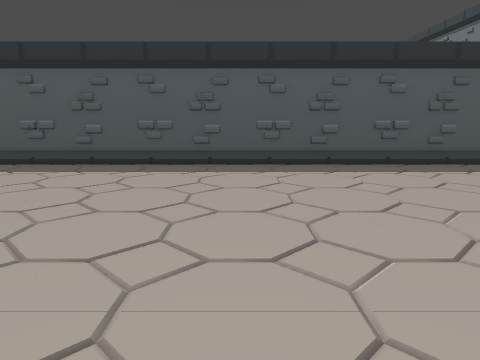
view 1 (above)

16 first-person views from a walk through a 3-D level made in the Godot game engine. The camera is 1.5 m above the floor, tilts 10° down and sees 70° across. The floor is counted in squares, 1 m on a side. Each view is taken from the middle of a square. On the plan, view 1 faces up. The plan holds only what a view shows up to about 16 squares ahead; the rest is blank. The place goes on beyond the plan.

view 2
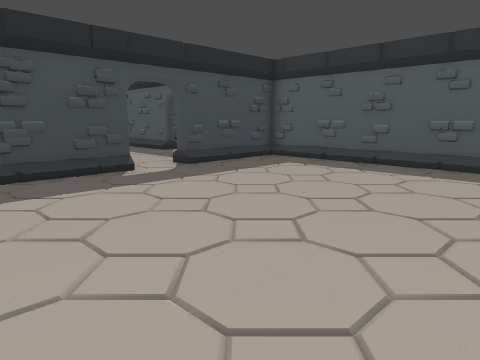

view 3
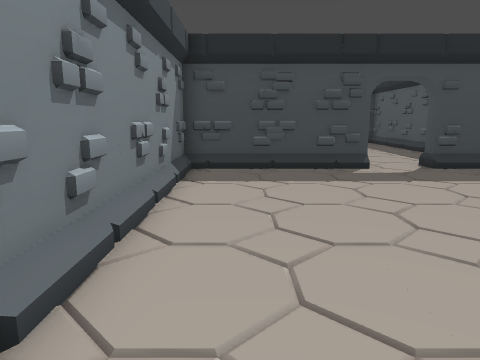

view 4
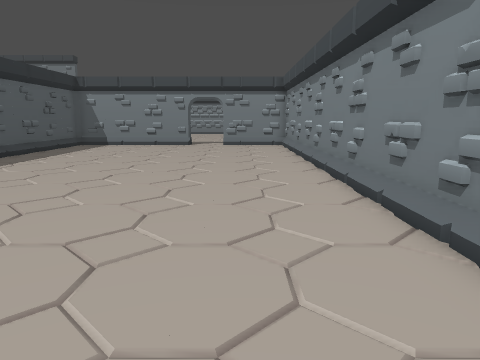

view 5
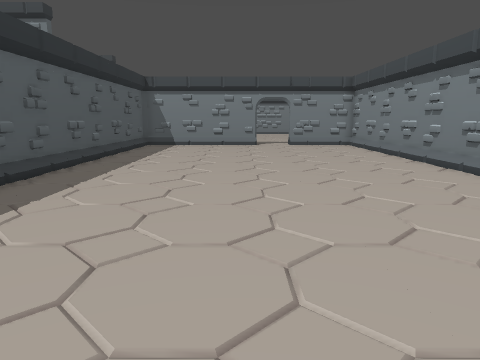

view 6
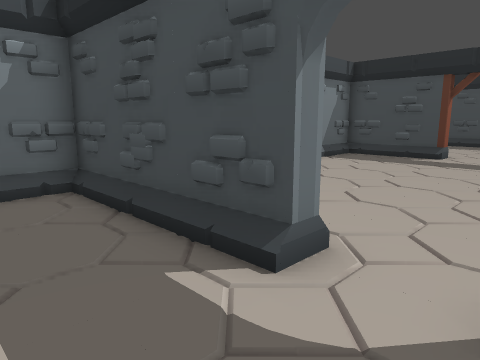

view 7
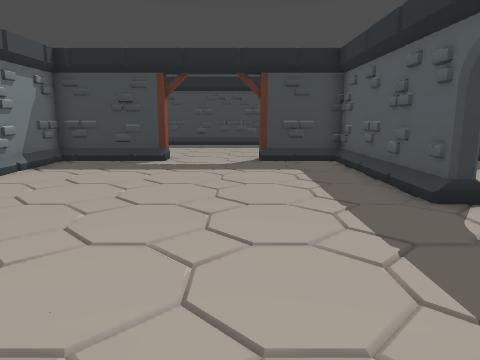

view 8
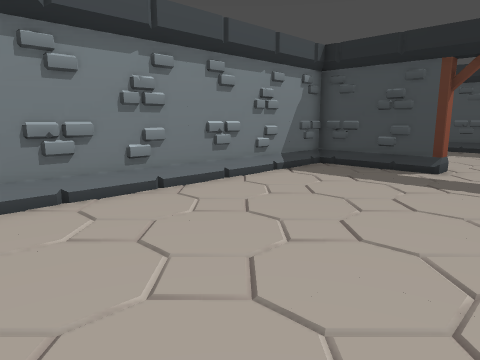

view 9
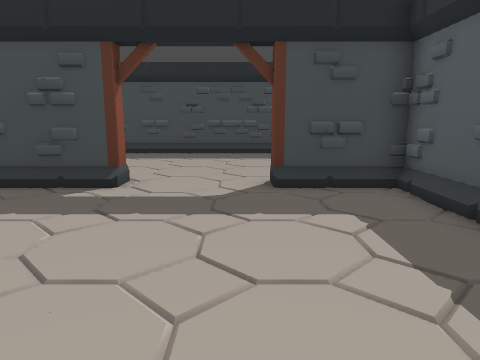

view 10
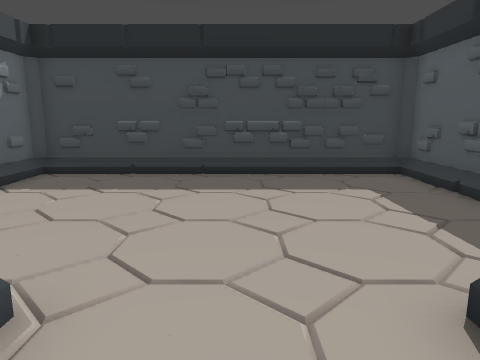

view 11
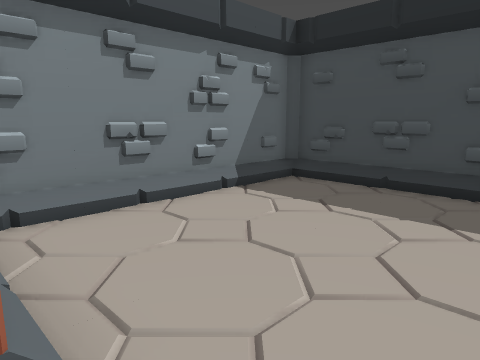

view 12
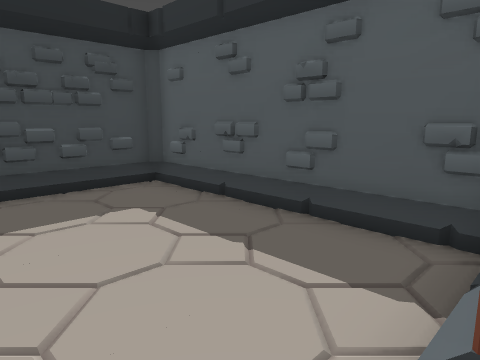

view 13
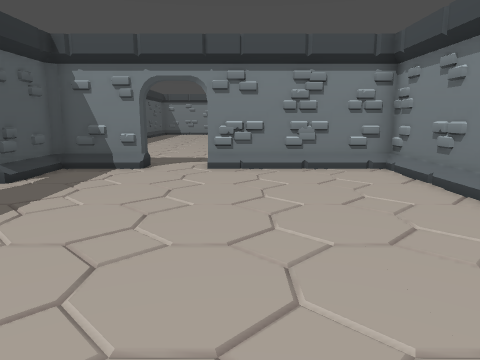

view 14
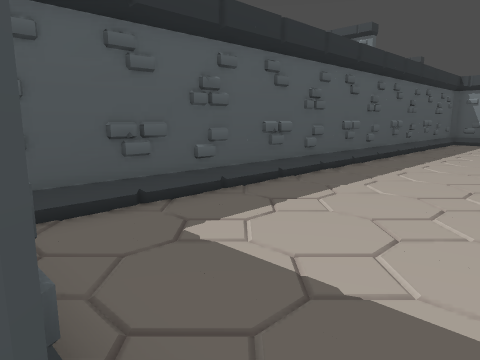

view 15
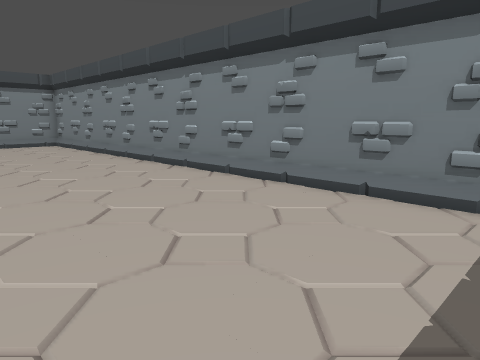

view 16
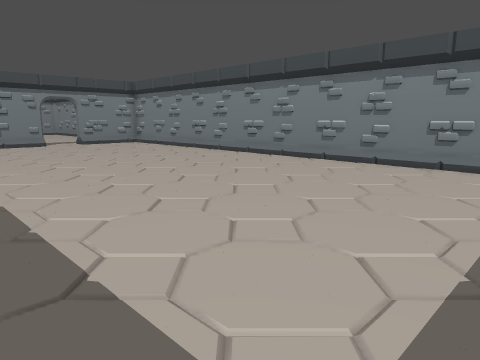

### Floor plan
Points are (right, up) in squares from view 1. A wall is a line through its corners. A room is listed if a view was taken in it or the views show most of it. See-through windows are left out.
Room 1 (views 1, 2, 3, 4, 5, 6, 7, 15, 16)
walls: (-9.7, 5) (-9.7, -0.7) (9.2, -0.7); (9.2, 11.7) (-9.7, 11.7) (-9.7, 7)
low walls: (-2, 11.5) (-2.9, 11.5); (-3.1, 11.5) (-4.9, 11.5); (-5.5, 11.5) (-6.6, 11.5)
ways out: opening at (-10, 6.5) to room 2
Room 2 (views 8, 9, 10, 11, 12, 13, 14)
walls: (-21.8, 3.2) (-21.8, -0.7) (-10.3, -0.7) (-10.3, 5) (-9.7, 5); (-22.5, 3.3) (-21.5, 3.3); (-22.8, 9.8) (-29.7, 9.8) (-29.7, -0.7) (-22.9, -0.7); (-15, 9.8) (-21.8, 9.8) (-21.8, 6.8) (-22.2, 6.8); (-15, 10.2) (-15, 9.5); (-9.7, 7) (-10.3, 7) (-10.3, 9.5) (-10.5, 9.8) (-12.9, 9.8); (-29.4, 9.8) (-29.8, 9.5); (-29.8, -0.5) (-29.4, -0.8)
low walls: (-19.5, 9.5) (-20.9, 9.5); (-22.6, 9.5) (-27.4, 9.5); (-15.5, 9.5) (-16.4, 9.5); (-27.5, 9.5) (-28.4, 9.5); (-28.5, 9.5) (-29.4, 9.5)
ways out: opening at (-10, 6.5) to room 1; opening at (-13.5, 10)

Positions as (right, up) in squares from view 1, and headings:
1: (0, 0), facing up
2: (0, 0), facing up-left
3: (1, 1), facing left
4: (-7, 2), facing right
5: (-7, 6), facing right
6: (-7, 7), facing down-left
7: (-9, 6), facing left
8: (-11, 6), facing down-left
9: (-14, 6), facing left
10: (-20, 5), facing left
11: (-22, 5), facing down-left
12: (-22, 5), facing up-left
13: (-21, 4), facing right
14: (-10, 6), facing up-right
15: (-8, 6), facing down-right
16: (-8, 11), facing down-right
